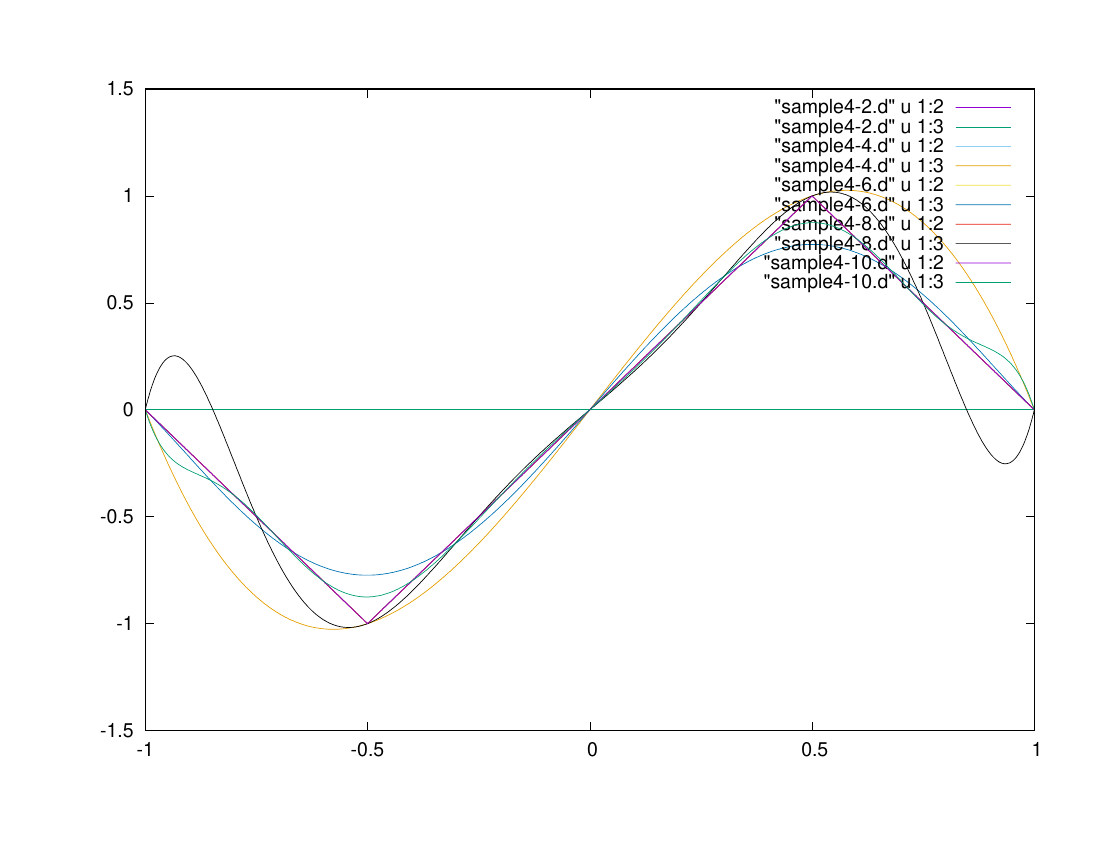

The script that saved this image:
set terminal postscript enhanced color
set output "sample4.ps"
plot "sample4-2.d" u 1:2 w l,\
"sample4-2.d" u 1:3 w l,\
"sample4-4.d" u 1:2 w l,\
"sample4-4.d" u 1:3 w l,\
"sample4-6.d" u 1:2 w l,\
"sample4-6.d" u 1:3 w l,\
"sample4-8.d" u 1:2 w l,\
"sample4-8.d" u 1:3 w l,\
"sample4-10.d" u 1:2 w l,\
"sample4-10.d" u 1:3 w l
set output